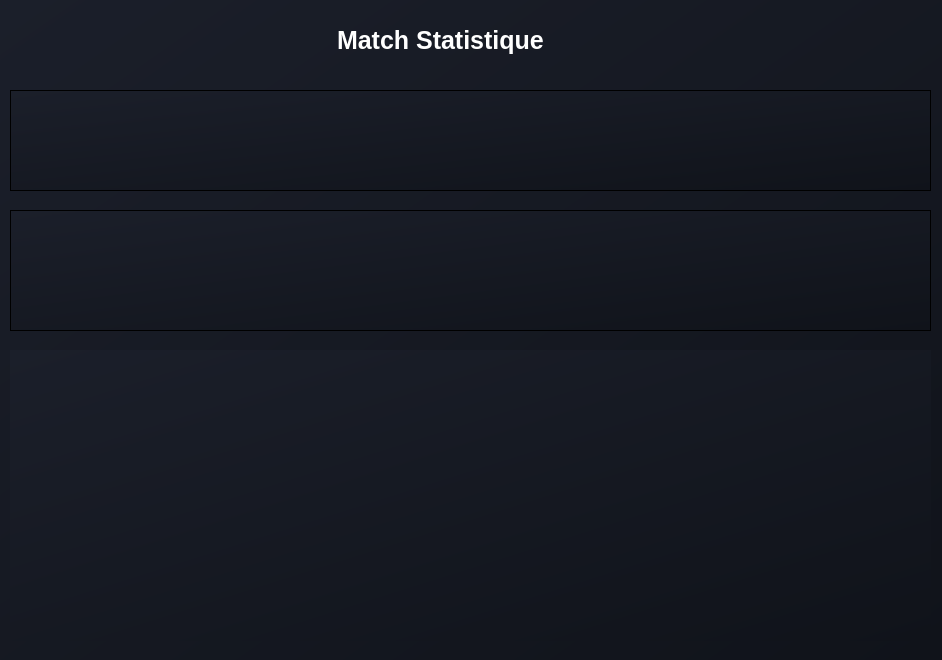
<?xml version="1.0" encoding="UTF-8"?>
<ui version="4.0">
 <class>statsMatch</class>
 <widget class="QWidget" name="statsMatch">
  <property name="geometry">
   <rect>
    <x>0</x>
    <y>0</y>
    <width>942</width>
    <height>660</height>
   </rect>
  </property>
  <property name="windowTitle">
   <string>Form</string>
  </property>
  <property name="styleSheet">
   <string notr="true">background: qlineargradient(x1:0, y1:0, x2:1, y2:1, stop:0 #1b1f2a, stop:1 #10131a);</string>
  </property>
  <widget class="QWidget" name="weather_impact" native="true">
   <property name="geometry">
    <rect>
     <x>10</x>
     <y>350</y>
     <width>921</width>
     <height>291</height>
    </rect>
   </property>
   <property name="styleSheet">
    <string notr="true">QWidget#customWidget {
    background-color: #1E2633;
    border: 2px solid #2A3A4A;
    color: #E0E6ED;
    border-radius: 5px;
}
QWidget#customWidget QLabel {
    color: #E0E6ED;
    background-color: transparent;
}</string>
   </property>
  </widget>
  <widget class="QTableView" name="Matches_sum">
   <property name="geometry">
    <rect>
     <x>10</x>
     <y>90</y>
     <width>921</width>
     <height>101</height>
    </rect>
   </property>
   <property name="styleSheet">
    <string notr="true">/* Style for the QTableWidget */
QTableView#allmatches {
    background-color: #1E2633; /* Match tab pane and form widget */
    border: 2px solid #2A3A4A; /* Subtle blue-gray border */
    gridline-color: #3A4A5A; /* Light grid lines */
    alternate-background-color: #252A38; /* Alternating row color */
    color: #E0E6ED; /* Light gray text */
    selection-background-color: #00FF7F; /* Green selection */
    selection-color: #1A2633; /* Dark blue text on selection */
    border-radius: 5px;
}
QTableView#allmatches::item {
    padding: 5px;
    border: none; /* Remove individual cell borders */
}
QTableView#allmatches::item:focus {
    outline: none; /* Remove focus outline */
}

/* Style for the table header */
QHeaderView::section {
    background-color: #252A38; /* Match alternating row color */
    color: #E0E6ED;
    border: 1px solid #2A3A4A;
    padding: 4px;
    font-weight: bold;
    border-radius: 0;
}
QTableView#allmatches QTableCornerButton::section {
    background-color: #252A38;
    border: 1px solid #2A3A4A;
}</string>
   </property>
  </widget>
  <widget class="QTableView" name="refrees">
   <property name="geometry">
    <rect>
     <x>10</x>
     <y>210</y>
     <width>921</width>
     <height>121</height>
    </rect>
   </property>
   <property name="styleSheet">
    <string notr="true">/* Style for the QTableWidget */
QTableView#allmatches {
    background-color: #1E2633; /* Match tab pane and form widget */
    border: 2px solid #2A3A4A; /* Subtle blue-gray border */
    gridline-color: #3A4A5A; /* Light grid lines */
    alternate-background-color: #252A38; /* Alternating row color */
    color: #E0E6ED; /* Light gray text */
    selection-background-color: #00FF7F; /* Green selection */
    selection-color: #1A2633; /* Dark blue text on selection */
    border-radius: 5px;
}
QTableView#allmatches::item {
    padding: 5px;
    border: none; /* Remove individual cell borders */
}
QTableView#allmatches::item:focus {
    outline: none; /* Remove focus outline */
}

/* Style for the table header */
QHeaderView::section {
    background-color: #252A38; /* Match alternating row color */
    color: #E0E6ED;
    border: 1px solid #2A3A4A;
    padding: 4px;
    font-weight: bold;
    border-radius: 0;
}
QTableView#allmatches QTableCornerButton::section {
    background-color: #252A38;
    border: 1px solid #2A3A4A;
}</string>
   </property>
  </widget>
  <widget class="QLabel" name="label_3">
   <property name="geometry">
    <rect>
     <x>320</x>
     <y>20</y>
     <width>241</width>
     <height>41</height>
    </rect>
   </property>
   <property name="font">
    <font>
     <pointsize>-1</pointsize>
     <bold>true</bold>
    </font>
   </property>
   <property name="styleSheet">
    <string notr="true">/* Style for the Adjust Team title label */
QLabel#label_3 {
    background-color: transparent; /* Dark background matching the app */
    color: #FFFFFF; /* White text for contrast */
    font-size: 25px; /* Larger font for title emphasis */
    font-weight: bold; /* Bold for a strong title appearance */


    padding: 5px 10px; /* Padding for a balanced look */
}</string>
   </property>
   <property name="text">
    <string>Match Statistique</string>
   </property>
  </widget>
 </widget>
 <resources/>
 <connections/>
</ui>
